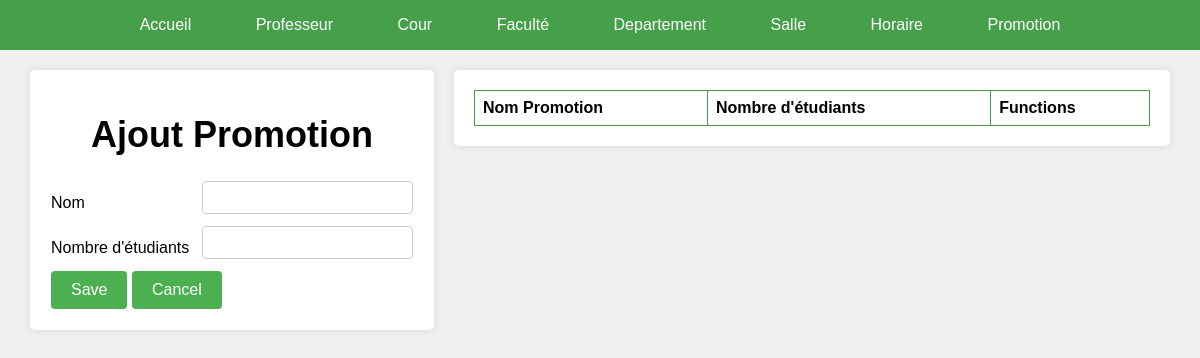
The page /admin/GestionPromotion/ajoutPromotion.php on the database as committed earlier.
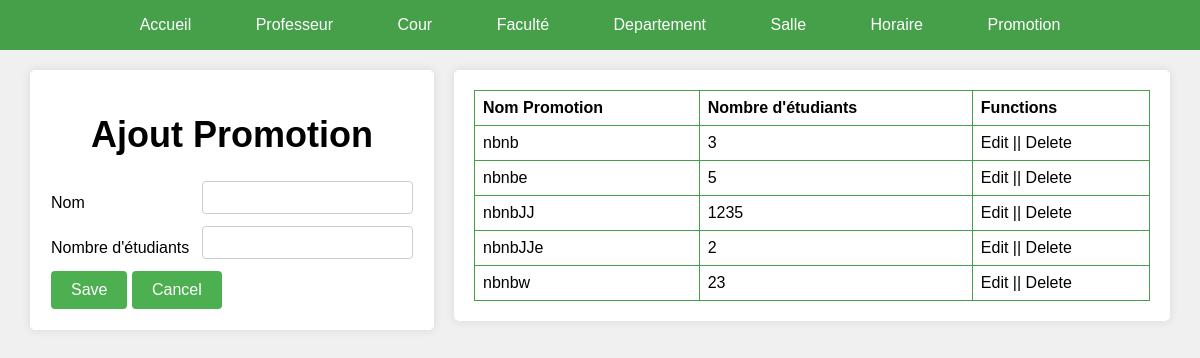
The same page on the database as committed later.
### tables this page shows
CREATE TABLE `promotion` (
  `Nom` varchar(10) NOT NULL,
  `NombreEtudiants` int(20) NOT NULL
);

### admin/GestionPromotion/ajoutPromotion.php (the view, shortened to what this page needs)
<!DOCTYPE html>
<html>
<head>
</head>
<body>
  <nav>
    <a href="#accueil">Accueil</a>
    <a href="#professeur">Professeur</a>
    <a href="#cour">Cour</a>
    <a href="#faculte">Faculté</a>
    <a href="#departement">Departement</a>
    <a href="#salle">Salle</a>
    <a href="#horaire">Horaire</a>
    <a href="#promotion">Promotion</a>
  </nav>
  <div class="wrapper">
    <div class="form">
        <form method="POST">
        <h1>Ajout Promotion</h1>
          <table>
            <tr>
              <td> Nom</td>
              <td><input type="text" name="Nom" /></td>
            </tr>
            <tr>
              <td> Nombre d'étudiants</td>
              <td><input type="number" name="NombreEtudiants" /></td>
            </tr>
            <tr>
              <td colspan="2">
                <input type="submit" name="submit" value="Save" />
                <input type="reset" value="Cancel" />
              </td>
            </tr>
          </table>
        </form>
    </div>
    <div class="table">
    <table>
            <tr>
              <th>Nom Promotion</th>
              <th>Nombre d'étudiants</th>
              <th>Functions</th>
            </tr>
            <?php
                include("../connexion.php");
                $sql = "SELECT * FROM promotion";
                $stmtSelect = $connexion->prepare($sql);
                $stmtSelect ->execute();
                $promotions = $stmtSelect->fetchAll(PDO::FETCH_ASSOC);
                foreach($promotions as $promotion):
                ?>
            <tr>
                <td><?php echo $promotion['Nom']; ?></td>
                <td><?php echo $promotion['NombreEtudiants']; ?></td>
                <td>Edit || Delete</td>
            </tr>
            <?php
              endforeach;
            ?>
      </table>
      </div>
  </div>
</body>
</html>

Rows that differ between the two databases and show on the page:
added promotion: Nom "nbnb", NombreEtudiants "3"
added promotion: Nom "nbnbe", NombreEtudiants "5"
added promotion: Nom "nbnbJJ", NombreEtudiants "1235"
added promotion: Nom "nbnbJJe", NombreEtudiants "2"
added promotion: Nom "nbnbw", NombreEtudiants "23"
